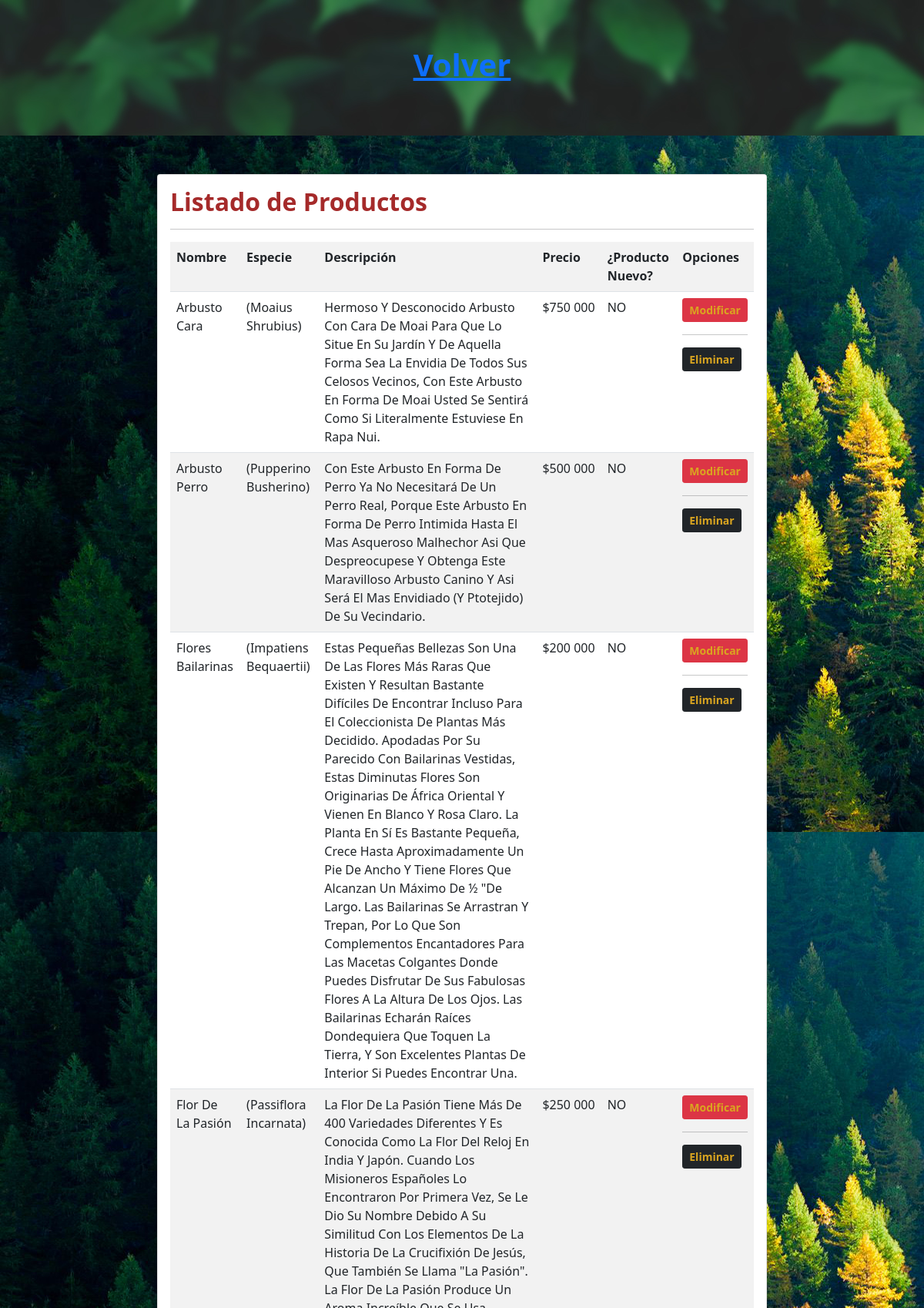
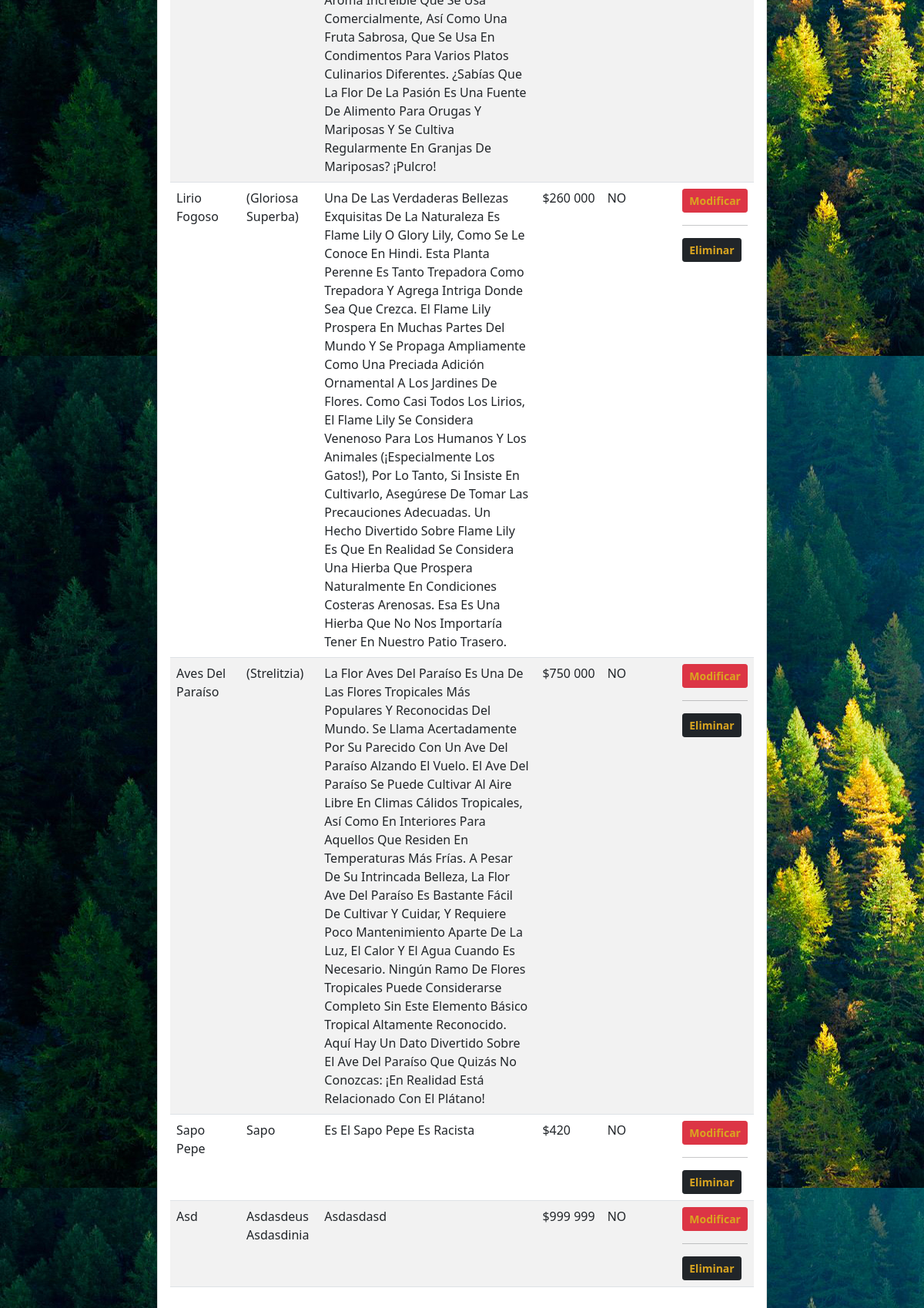
Page /listar-producto/ on the committed database (2 pictures, top to bottom).
### app/models.py (models this page shows, shortened)
class Producto(models.Model): #PRODUCTO = NOMBRE, ESPECIE, DESCRIPCION, PRECIO, NOVEDAD, TIPO, FECHA DE ENTRADA A TIENDA
    nombre = models.CharField(max_length=50)
    especie = models.CharField(max_length=50)
    descripcion = models.TextField()
    precio = models.IntegerField()
    novedad = models.BooleanField()
    tipo = models.ForeignKey(Tipo, on_delete=models.PROTECT)
    fecha_entrada = models.DateField()
    imagen = models.ImageField(upload_to="productos", null=True)

### app/views.py (the view)
# urls.py: path('listar-producto/', listar_producto, name="listar_producto"),
def listar_producto(request):
    productos = Producto.objects.all()
    data = {
        'productos': productos
    }
    return render(request, 'app/items/listar.html', data)

### app/templates/app/items/listar.html (shortened to what this page needs)
<!DOCTYPE html>
<html lang="EN">
<head>
    {% load static %}
    <link rel="stylesheet" href="{% static 'app/P1Css/Css3.css' %}">
    <link href="https://cdn.jsdelivr.net/npm/bootstrap@5.1.3/dist/css/bootstrap.min.css" rel="stylesheet"
>
</head>
<body>
    <div id="banner">
        <a href="{% url 'home' %}">
            <h1 style="font-weight: bolder;">Volver</h1>
        </a>
    </div>
    {% load humanize %}
    <div class="row">
        <div class="col-12 col-md-8 offset-md-2">
            <div class="card">
                <div class="card-body">
                    <h2 style="font-weight: bolder; color: brown;">Listado de Productos</h2>
                    <hr>
                    <table class="table table-striped table-hover table-responsive-sm">
                        <tr>
                            <th>Nombre</th>
                            <th>Especie</th>
                            <th>Descripción</th>
                            <th>Precio</th>
                            <th>¿Producto Nuevo?</th>
                            <th>Opciones</th>
                        </tr>
                        {% for p in productos %}
                        <tr>
                            <td>{{ p.nombre | title }}</td>
                            <td>{{ p.especie | title }}</td>
                            <td>{{ p.descripcion | title }}</td>
                            <td>${{ p.precio | intcomma }}</td>
                            <td>
                                {% if p.nuevo %}
                                SI
                                {% else %}
                                NO
                                {% endif %}
                            </td>
                            <td>
                                <a href="{% url 'modificar_producto' p.id %}" class="btn btn-info btn-sm btn-danger"
                                    style="font-weight: bolder; color:goldenrod;">Modificar</a>
                                <hr>
                                <a href="{% url 'eliminar_producto' p.id %}" class="btn btn-info btn-sm btn-dark"
                                    style="font-weight: bolder; color:goldenrod;">Eliminar</a>
                            </td>
                        </tr>
                        {% endfor %}
                    </table>
                </div>
            </div>
        </div>
    </div>
</body>
</html>

### app/static/app/P1Css/Css3.css (style rules this page uses)
#banner { background-color: rgb(65, 150, 65); color: white; padding: 5%; margin-bottom: 50px; box-sizing: border-box; text-align: center; background-image: url('../P1Img/BG1.jpg'); background-attachment: scroll; }
body { background-color: rgb(220, 255, 200); background-image: url('../P1Img/Jardin4.jpg'); background-attachment: fixed; font-family: sans-serif; }

### rows in the picture
Producto: nombre "Arbusto Cara", especie "(Moaius Shrubius)", descripcion "Hermoso Y Desconocido Arbusto Con Cara De Moai Para Que Lo Situe En Su Jardín Y De Aquella Forma Sea La Envidia De Todos Sus Celosos Vecinos, Con Este Arbusto En Forma De Moai Usted Se Sentirá Como Si Literalmente Estuviese En Rapa Nui.", precio "750 000"
Producto: nombre "Arbusto Perro", especie "(Pupperino Busherino)", descripcion "Con Este Arbusto En Forma De Perro Ya No Necesitará De Un Perro Real, Porque Este Arbusto En Forma De Perro Intimida Hasta El Mas Asqueroso Malhechor Asi Que Despreocupese Y Obtenga Este Maravilloso Arbusto Canino Y Asi Será El Mas Envidiado (Y Ptotejido) De Su Vecindario.", precio "500 000"
Producto: nombre "Flores Bailarinas", especie "(Impatiens Bequaertii)", descripcion "Estas Pequeñas Bellezas Son Una De Las Flores Más Raras Que Existen Y Resultan Bastante Difíciles De Encontrar Incluso Para El Coleccionista De Plantas Más Decidido. Apodadas Por Su Parecido Con Bailarinas Vestidas, Estas Diminutas Flores Son Originarias De África Oriental Y Vienen En Blanco Y Rosa Claro. La Planta En Sí Es Bastante Pequeña, Crece Hasta Aproximadamente Un Pie De Ancho Y Tiene Flores Que Alcanzan Un Máximo De ½ \"De Largo. Las Bailarinas Se Arrastran Y Trepan, Por Lo Que Son Complementos Encantadores Para Las Macetas Colgantes Donde Puedes Disfrutar De Sus Fabulosas Flores A La Altura De Los Ojos. Las Bailarinas Echarán Raíces Dondequiera Que Toquen La Tierra, Y Son…", precio "200 000"
Producto: nombre "Flor De La Pasión", especie "(Passiflora Incarnata)", descripcion "La Flor De La Pasión Tiene Más De 400 Variedades Diferentes Y Es Conocida Como La Flor Del Reloj En India Y Japón. Cuando Los Misioneros Españoles Lo Encontraron Por Primera Vez, Se Le Dio Su Nombre Debido A Su Similitud Con Los Elementos De La Historia De La Crucifixión De Jesús, Que También Se Llama \"La Pasión\". La Flor De La Pasión Produce Un Aroma Increíble Que Se Usa Comercialmente, Así Como Una Fruta Sabrosa, Que Se Usa En Condimentos Para Varios Platos Culinarios Diferentes. ¿Sabías Que La Flor De La Pasión Es Una Fuente De Alimento Para Orugas Y Mariposas Y Se Cultiva Regularmente En Granjas De Mariposas? ¡Pulcro!", precio "250 000"
Producto: nombre "Lirio Fogoso", especie "(Gloriosa Superba)", descripcion "Una De Las Verdaderas Bellezas Exquisitas De La Naturaleza Es Flame Lily O Glory Lily, Como Se Le Conoce En Hindi. Esta Planta Perenne Es Tanto Trepadora Como Trepadora Y Agrega Intriga Donde Sea Que Crezca. El Flame Lily Prospera En Muchas Partes Del Mundo Y Se Propaga Ampliamente Como Una Preciada Adición Ornamental A Los Jardines De Flores. Como Casi Todos Los Lirios, El Flame Lily Se Considera Venenoso Para Los Humanos Y Los Animales (¡Especialmente Los Gatos!), Por Lo Tanto, Si Insiste En Cultivarlo, Asegúrese De Tomar Las Precauciones Adecuadas. Un Hecho Divertido Sobre Flame Lily Es Que En Realidad Se Considera Una Hierba Que Prospera Naturalmente En Condiciones Costeras Arenosas.…", precio "260 000"
Producto: nombre "Aves Del Paraíso", especie "(Strelitzia)", descripcion "La Flor Aves Del Paraíso Es Una De Las Flores Tropicales Más Populares Y Reconocidas Del Mundo. Se Llama Acertadamente Por Su Parecido Con Un Ave Del Paraíso Alzando El Vuelo. El Ave Del Paraíso Se Puede Cultivar Al Aire Libre En Climas Cálidos Tropicales, Así Como En Interiores Para Aquellos Que Residen En Temperaturas Más Frías. A Pesar De Su Intrincada Belleza, La Flor Ave Del Paraíso Es Bastante Fácil De Cultivar Y Cuidar, Y Requiere Poco Mantenimiento Aparte De La Luz, El Calor Y El Agua Cuando Es Necesario. Ningún Ramo De Flores Tropicales Puede Considerarse Completo Sin Este Elemento Básico Tropical Altamente Reconocido. Aquí Hay Un Dato Divertido Sobre El Ave Del Paraíso Que Quizás…", precio "750 000"
Producto: nombre "Sapo Pepe", especie "Sapo", descripcion "Es El Sapo Pepe Es Racista", precio "420"
Producto: nombre "Asd", especie "Asdasdeus Asdasdinia", descripcion "Asdasdasd", precio "999 999"
